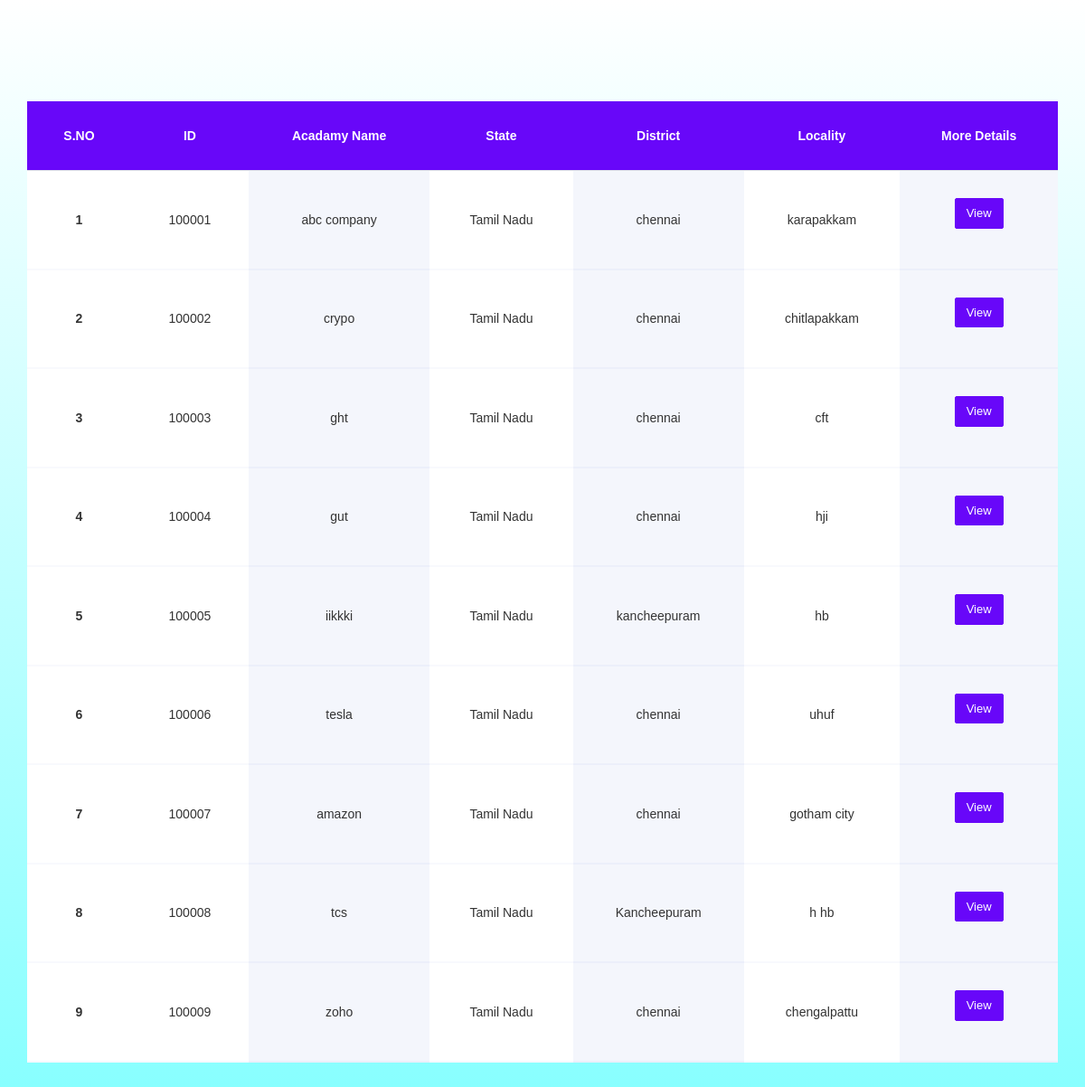
Screenshot of /admin/application.php with the database file from the repository.
### tables this page shows
CREATE TABLE `application_details` (
  `KID` int(100) NOT NULL,
  `id` int(100) NOT NULL,
  `orgname` varchar(100) NOT NULL,
  `doornum` varchar(10) NOT NULL,
  `streetname` varchar(100) NOT NULL,
  `locality` varchar(50) NOT NULL,
  `district` varchar(50) NOT NULL,
  `pincode` varchar(10) NOT NULL,
  `state` varchar(25) NOT NULL,
  `phnum` varchar(20) NOT NULL,
  `faxnum` varchar(100) NOT NULL,
  `email` varchar(100) NOT NULL,
  `projectname` varchar(100) NOT NULL,
  `deadline` date NOT NULL,
  `air_name` varchar(100) NOT NULL,
  `air_location` varchar(100) NOT NULL,
  `air_distance` varchar(10) NOT NULL,
  `air_dist_km` varchar(10) NOT NULL,
  `rail_name` varchar(100) NOT NULL,
  `rail_location` varchar(100) NOT NULL,
  `rail_distance` varchar(10) NOT NULL,
  `rail_dist_km` varchar(10) NOT NULL,
  `bus_name` varchar(100) NOT NULL,
  `bus_location` varchar(100) NOT NULL,
  `bus_distance` varchar(10) NOT NULL,
  `bus_dist_km` varchar(10) NOT NULL,
  `landowner` varchar(100) NOT NULL,
  `ready` varchar(100) NOT NULL,
  `utilities1` varchar(10) NOT NULL,
  `utilities2` varchar(10) NOT NULL,
  `utilities3` varchar(10) NOT NULL,
  `estimation` varchar(100) NOT NULL,
  `evidence` varchar(100) NOT NULL,
  `quotation` varchar(100) NOT NULL,
  `schematic_plan` varchar(100) NOT NULL,
  `centre_share` varchar(1000) NOT NULL,
  `scope` varchar(1000) NOT NULL,
  `plan` varchar(1000) NOT NULL,
  `methods` varchar(1000) NOT NULL,
  `facility` varchar(1000) NOT NULL,
  `oppurtinity` varchar(1000) NOT NULL,
  `no_of_centre` varchar(10) NOT NULL,
  `availability` varchar(1000) NOT NULL,
  `no_of_players` varchar(100) NOT NULL,
  `user_base` varchar(1000) NOT NULL,
  `need` varchar(1000) NOT NULL,
  `situation_disaster` varchar(1000) NOT NULL,
  `participation` varchar(1000) NOT NULL,
  `boost` varchar(1000) NOT NULL,
  `benefits` varchar(1000) NOT NULL,
  `gender_equality` varchar(1000) NOT NULL,
  `sports_category` varchar(100) NOT NULL,
  `acknowledgement` varchar(100) NOT NULL,
  `status` int(10) NOT NULL
);

### security/decryption.php (called while the page is built, shortened)
<?php
    function decryption($input){
        $encrypted=$input;
        $a="ABCDEFGHIJKLMNOPQRSTUVWXYZabcdefghijklmnopqrstuvwxyz1234567890!@#$%^&*()_-+={}[]:;<'>,.?/| ";
        $y=0;
        $decrypted="";
        $z="";
        for($i=0;$i<strlen($a);$i++){
            if(substr($encrypted,0,1)==substr($a,$i,1)){
                $y=$i;
            }
        }
        for($i=$y;$i<91;$i++){
            $z=$z.substr($a,$i,1);
        }
        for($j=0;$j<$y;$j++){
            $z=$z.substr($a,$j,1);
        }
        for($j=1;$j<strlen($encrypted);$j++){
            for($k=0;$k<strlen($z);$k++){
                if(substr($encrypted,$j,1)==substr($z,$k,1)){
                    $decrypted=$decrypted.substr($a,$k,1);
                }
            }
        }
        return $decrypted;
    }
?>

### admin/application.php (the view, shortened to what this page needs)
<head>
    <link rel="stylesheet" href="https://stackpath.bootstrapcdn.com/font-awesome/4.7.0/css/font-awesome.min.css">
    <link rel="stylesheet" href="css/style.css">
</head>
<body>
    <section class="ftco-section">
        <div class="container">
            <div class="row">
                <div class="col-md-12">
                    <div class="table-wrap">
                        <table class="table">
                            <thead class="thead-primary">
                                <tr>
                                    <th>S.NO</th>
                                    <th>ID</th>
                                    <th>Acadamy Name</th>
                                    <th>State</th>
                                    <th>District</th>
                                    <th>Locality</th>
                                    <th>More Details</th>
                                </tr>
                            </thead>
                            <?php
                            include '../security/decryption.php';
                            $servername = "localhost";
                            $username = "root";
                            $password = "";
                            $dbname = "kheloindia";
                            $sql1 = "SELECT * FROM application_details ";
                            $conn = new mysqli($servername, $username, $password, $dbname);
                            $result = $conn->query($sql1);
                            $count = 1;
                            if ($result->num_rows > 0) {
                                while ($row = $result->fetch_assoc()) {
                                    echo "
                                            <tbody>
                                                <tr>
                                                    <th>" . $count . "</th>
                                                    <td>" . $row['id'] . "</td>
                                                    <td>" . decryption($row['orgname']) . "</td>
                                                    <td>" . $row['state'] . "</td>
                                                    <td>" . $row['district'] . "</td>
                                                    <td>" . $row['locality'] . "</td>
                                                    <td>
                                                        <form id='cap-form' action='view_user.php' method='post' name='form' enctype='multipart/form-data'>
                                                            <input type='text' name='id' value='" . $row['id'] . "' hidden>
                                                            <input class='btn btn-primary' type='submit' value='View' name='submit' />
                                                        </form>
                                                    </td>
                                                </tr>
                                            </tbody>
                                        ";
                                    $count += 1;
                                }
                            }
                            ?>
                        </table>
                    </div>
                </div>
            </div>
        </div>
    </section>
</body>

### admin/application.php (style rules this page uses)
body { margin: 0; font-family: -apple-system, BlinkMacSystemFont, "Segoe UI", Roboto, "Helvetica Neue", Arial, "Noto Sans", sans-serif, "Apple Color Emoji", "Segoe UI Emoji", "Segoe UI Symbol", "Noto Color Emoji"; font-size: 1rem; font-weight: 400; line-height: 1.5; color: #212529; text-align: left; background-color: #fff; background: linear-gradient(to bottom, rgb(255, 255, 255), rgb(128, 255, 255)); background-attachment: fixed; }
table { border-collapse: collapse }
th { text-align: inherit }
input, button, select, optgroup, textarea { margin: 0; font-family: inherit; font-size: inherit; line-height: inherit }
button, input { overflow: visible }
button, [type="button"], [type="reset"], [type="submit"] { -webkit-appearance: button }
button:not(:disabled), [type="button"]:not(:disabled), [type="reset"]:not(:disabled), [type="submit"]:not(:disabled) { cursor: pointer }
.container { width: 100%; padding-right: 15px; padding-left: 15px; margin-right: auto; margin-left: auto }
@media (min-width:576px) { .container { max-width: 540px } }
@media (min-width:768px) { .container { max-width: 720px } }
@media (min-width:992px) { .container { max-width: 960px } }
@media (min-width:1200px) { .container { max-width: 1140px } }
@media (min-width:768px) { .col-md-12 { -webkit-box-flex: 0; -ms-flex: 0 0 100%; flex: 0 0 100%; max-width: 100% } }
.table { width: 100%; color: #212529 }
.table th, .table td { padding: .75rem; vertical-align: top; border-top: 1px solid #dee2e6 }
.table thead th { vertical-align: bottom; border-bottom: 2px solid #dee2e6 }
.table tbody+tbody { border-top: 2px solid #dee2e6 }
.btn { display: inline-block; font-weight: 400; color: #212529; text-align: center; vertical-align: middle; -webkit-user-select: none; -moz-user-select: none; -ms-user-select: none; user-select: none; background-color: transparent; border: 1px solid transparent; padding: .375rem .75rem; font-size: 1rem; line-height: 1.5; border-radius: .25rem; -webkit-transition: color .15s ease-in-out, background-color .15s ease-in-out, border-color .15s ease-in-out, -webkit-box-shadow .15s ease-in-out; transition: color .15s ease-in-out, background-color .15s ease-in-out, border-color .15s ease-in-out, -webkit-box-shadow .15s ease-in-out; -o-transition: color .15s ease-in-out, background-color .15s ease-in-out, border-color .15s ease-in-out, box-shadow .15s ease-in-out; transition: color .15s ease-in-out, background-color .15s ease-in-out, border-color .15s ease-in-out, box-shadow .15s ease-in-out; transition: color .15s ease-in-out, background-color .15s ease-in-out, border-color .15s ease-in-out, box-shadow .15s ease-in-out, -webkit-box-shadow .15s ease-in-out }
body { font-family: "Poppins", Arial, sans-serif; font-size: 16px; line-height: 1.8; font-weight: normal; background: #f8f9fd; color: gray; background: linear-gradient(to bottom, rgb(255, 255, 255), rgb(128, 255, 255)); background-attachment: fixed; }
.ftco-section { padding: 7em 0 }
.table-wrap { overflow-x: scroll }
.table { min-width: 1000px !important; width: 100%; background: #fff; -webkit-box-shadow: 0 5px 12px -12px rgba(0, 0, 0, .29); -moz-box-shadow: 0 5px 12px -12px rgba(0, 0, 0, .29); box-shadow: 0 5px 12px -12px rgba(0, 0, 0, .29); text-align: center }
.table thead.thead-primary { background: #6807f9 }
.table thead th { border: none; padding: 30px; font-size: 14px; color: #fff }
.table tbody tr { margin-bottom: 10px }
.table tbody th, .table tbody td { border: none; padding: 30px; font-size: 14px; background: #fff; vertical-align: middle; border-bottom: 2px solid #f8f9fd }
@media (min-width:768px) { .table tbody td:nth-child(odd) { background: #f4f6fc; border-bottom: 2px solid #eceffa } }
.btn { cursor: pointer; border-width: 2px; border-radius: 2px; -webkit-box-shadow: none !important; box-shadow: none !important; font-size: 13px; font-weight: 500; -webkit-box-shadow: 0 10px 20px -6px rgba(0, 0, 0, .12); -moz-box-shadow: 0 10px 20px -6px rgba(0, 0, 0, .12); box-shadow: 0 10px 20px -6px rgba(0, 0, 0, .12) }
.btn.btn-primary { background: #6807f9; border-color: #6807f9; color: #fff }

### rows the page displays
application_details: id "100001", orgname "abc company", state "Tamil Nadu", district "chennai", locality "karapakkam"
application_details: id "100002", orgname "crypo", state "Tamil Nadu", district "chennai", locality "chitlapakkam"
application_details: id "100003", orgname "ght", state "Tamil Nadu", district "chennai", locality "cft"
application_details: id "100004", orgname "gut", state "Tamil Nadu", district "chennai", locality "hji"
application_details: id "100005", orgname "iikkki", state "Tamil Nadu", district "kancheepuram", locality "hb"
application_details: id "100006", orgname "tesla", state "Tamil Nadu", district "chennai", locality "uhuf"
application_details: id "100007", orgname "amazon", state "Tamil Nadu", district "chennai", locality "gotham city"
application_details: id "100008", orgname "tcs", state "Tamil Nadu", district "Kancheepuram", locality "h hb"
application_details: id "100009", orgname "zoho", state "Tamil Nadu", district "chennai", locality "chengalpattu"
